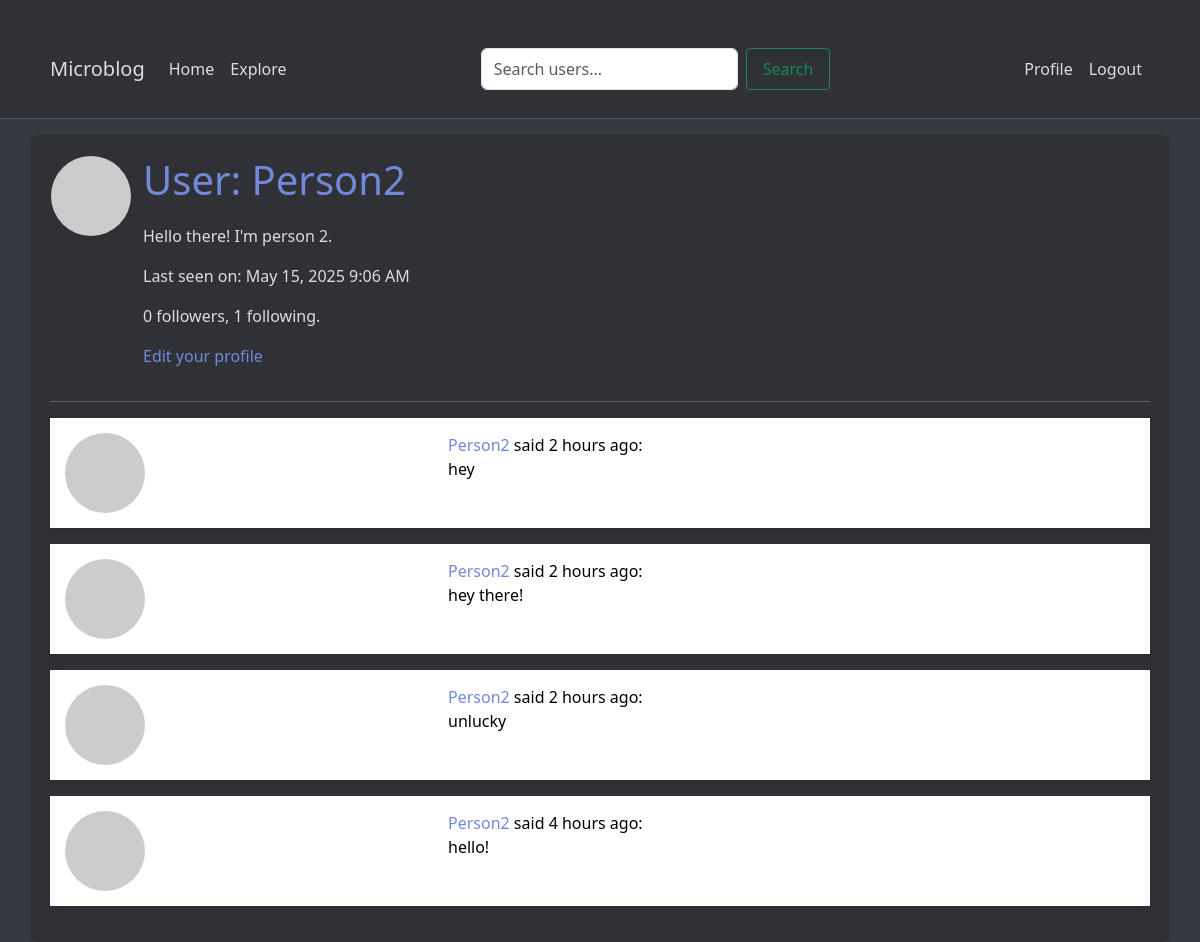
The page /user/Person2 (signed in) on the database as committed earlier.
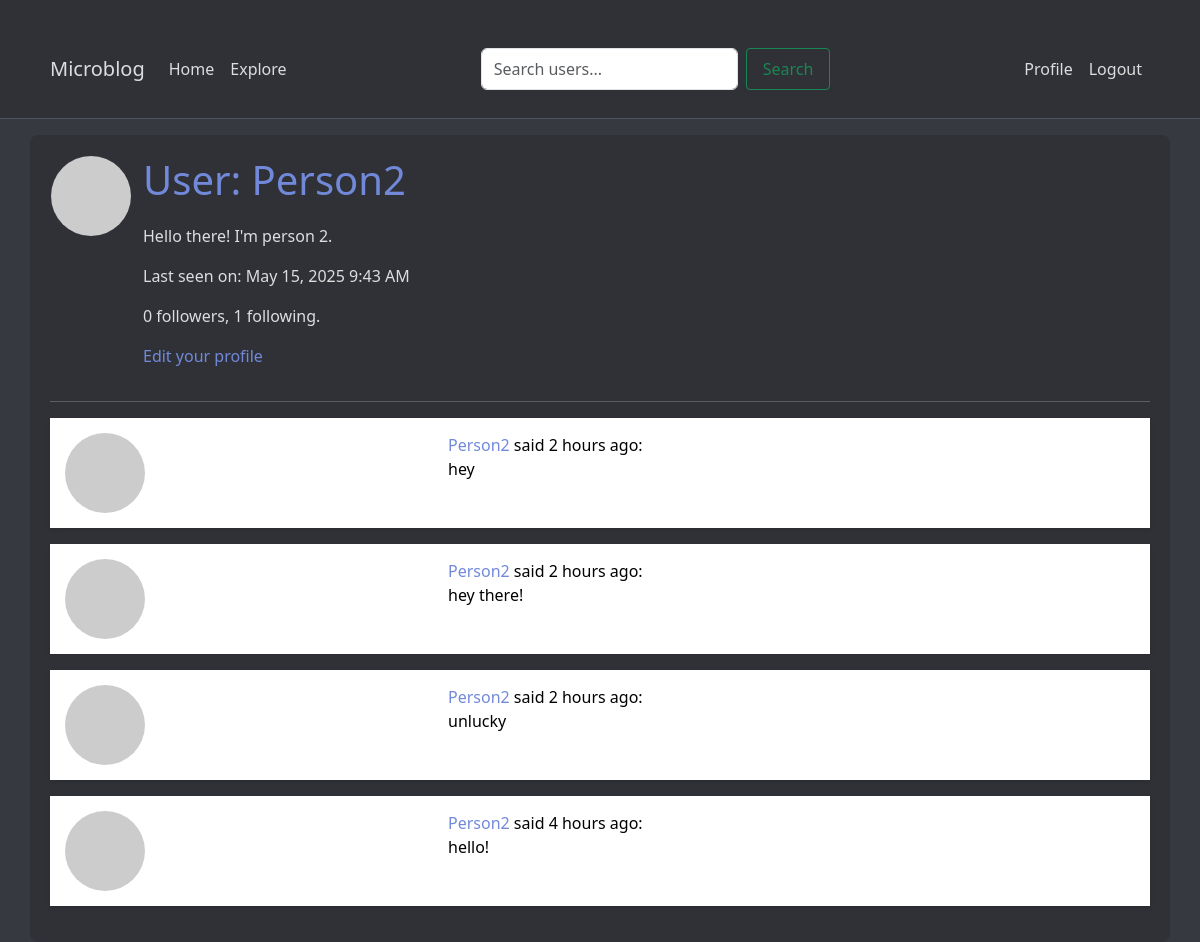
The same page on the database as committed later.
### app/models.py (models this page shows, shortened)
class User(UserMixin,db.Model):
    id: so.Mapped[int] = so.mapped_column(primary_key=True)
    username: so.Mapped[str] = so.mapped_column(sa.String(64), unique=True, index=True)
    email: so.Mapped[str] = so.mapped_column(sa.String(120), unique=True)
    password_hash: so.Mapped[str] = so.mapped_column(sa.String(128))
    posts: so.WriteOnlyMapped['Post'] = so.relationship('Post', back_populates='author')
    about_me: so.Mapped[Optional[str]] = so.mapped_column(sa.String(140))
    last_seen: so.Mapped[datetime] = so.mapped_column(default=lambda:datetime.now(timezone.utc))
    following: so.WriteOnlyMapped['User'] = so.relationship(
        secondary=followers, primaryjoin=(followers.c.follower_id == id),
        secondaryjoin=(followers.c.followed_id == id),
        back_populates='followers'
    )
    followers: so.WriteOnlyMapped['User'] = so.relationship(
        secondary=followers, primaryjoin=(followers.c.followed_id == id),
        secondaryjoin=(followers.c.follower_id == id),
        back_populates='following'
    )
    def avatar(self, size):
        digest = md5(self.email.lower().encode('utf-8')).hexdigest()
        return f'https://www.gravatar.com/avatar/{digest}?d=identicon&s={size}'
    def followers_count(self):
        query = sa.select(sa.func.count()).select_from(
            self.followers.select().subquery())
        return db.session.scalar(query)
    def following_count(self):
        query = sa.select(sa.func.count()).select_from(
            self.following.select().subquery())
        return db.session.scalar(query)

class Post(db.Model):
    id: so.Mapped[int] = so.mapped_column(primary_key=True)
    body: so.Mapped[str] = so.mapped_column(sa.String(140))
    timestamp: so.Mapped[datetime] = so.mapped_column(sa.DateTime, index=True, default=datetime.now(timezone.utc))
    user_id: so.Mapped[int] = so.mapped_column(sa.Integer, sa.ForeignKey('user.id'), index=True)
    author: so.Mapped[User] = so.relationship('User', back_populates='posts')

### app/routes.py (the view)
@app.route('/user/<username>')
@login_required
def user(username):
    user = db.first_or_404(sa.select(User).where(User.username == username))
    page = request.args.get('page', 1, type=int)
    query = user.posts.select().order_by(Post.timestamp.desc())
    posts = db.paginate(query, page=page,
                        per_page=app.config['POSTS_PER_PAGE'],
                        error_out=False)
    next_url = url_for('user', username=user.username, page=posts.next_num) \
        if posts.has_next else None
    prev_url = url_for('user', username=user.username, page=posts.prev_num) \
        if posts.has_prev else None
    form = EmptyForm()
    return render_template('user.html', user=user, posts=posts.items, next_url=next_url, prev_url=prev_url, form=form)

### app/forms.py
class EmptyForm(FlaskForm):
    submit = SubmitField('Submit')

### app/models.py (called while the page is built)
def load_user(id):
    return User.query.get(int(id))

### app/routes.py (called while the page is built)
@app.before_request
def before_request():
    if current_user.is_authenticated:
        current_user.last_seen = datetime.now(timezone.utc)
        db.session.commit()

### app/templates/user.html (shortened to what this page needs)
{% extends "base.html" %}
{% block content %}
    <table>
        <tr valign="top">
            <td><img src = "{{user.avatar(128) }}" alt=""></td>
            <td>
                <h1>User: {{ user.username }}</h1>
                {% if user.about_me %}<p>{{ user.about_me }}</p>{% endif %}
                {% if user.last_seen %}
                    <p>Last seen on: {{ moment(user.last_seen).format('LLL') }}</p>
                {% endif %}
                <p>{{ user.followers_count() }} followers, {{ user.following_count() }} following.</p>
                {% if user == current_user %}
                <p><a href="{{ url_for('edit_profile') }}">Edit your profile</a></p>
                {% endif %}
            </td>
        </tr>
    </table>
    <hr>
    {% for post in posts %}
        {% include '_post.html' %}
    {% endfor %}
{% endblock %}

### app/templates/base.html (shortened to what this page needs)
<!doctype html>
<html lang="en">
<head>
    <link
        href="https://cdn.jsdelivr.net/npm/bootstrap@5.3.2/dist/css/bootstrap.min.css"
        rel="stylesheet"
>
    <link rel="stylesheet" href="{{ url_for('static', filename='styles/discord-theme.css') }}">
</head>
<body>
    <nav class="navbar navbar-expand-lg bg-body-tertiary">
        <div class="container">
            <a class="navbar-brand" href="{{ url_for('index') }}">Microblog</a>
            <div class="collapse navbar-collapse" id="navbarSupportedContent">
                <ul class="navbar-nav me-auto mb-2 mb-lg-0">
                    <li class="nav-item">
                        <a class="nav-link" aria-current="page" href="{{ url_for('index') }}">Home</a>
                    </li>
                    <li class="nav-item">
                        <a class="nav-link" aria-current="page" href="{{ url_for('explore') }}">Explore</a>
                    </li>
                </ul>
                <form class="d-flex me-auto mb-2 mb-lg-0" action="{{ url_for('search') }}" method="GET">
                    <input class="form-control me-2" type="search" name="q" placeholder="Search users..." aria-label="Search">
                    <button class="btn btn-outline-success" type="submit">Search</button>
                </form>
                <ul class="navbar-nav mb-2 mb-lg-0">
                    {% if current_user.is_anonymous %}
                        <a class="nav-link" aria-current="page" href="{{ url_for('login') }}">Login</a>
                    {% else %}
                        <a class="nav-link" aria-current="page" href="{{ url_for('user', username=current_user.username) }}">Profile</a>
                        <a class="nav-link" aria-current="page" href="{{ url_for('logout') }}">Logout</a>
                    {% endif %}
                </ul>
            </div>
        </div>
    </nav>
    <div class="container mt-3">
        {% block content %}{% endblock %}
    </div>
</body>
</html>

### app/templates/_post.html
<table class="table table-hover">
    <tr>
        <td width="70px">
            <a href="{{ url_for('user', username=post.author.username) }}">
                <img src="{{ post.author.avatar(70) }}" />
            </a>
        </td>
        <td>
            <a href="{{ url_for('user', username=post.author.username) }}">
                {{ post.author.username }}
            </a>
            said {{ moment(post.timestamp).fromNow() }}:
            <br>
            {{ post.body }}
        </td>
    </tr>
</table>

### app/static/styles/discord-theme.css (style rules this page uses)
:root { --discord-dark: #36393f; --discord-light: #2f3136; --discord-accent: #7289da; --discord-hover: #4f545c; --discord-error: #f04747; --discord-success: #43b581; --discord-text: #dcddde; --discord-muted: #72767d; }
body { background-color: var(--discord-dark); color: var(--discord-text); }
.navbar { background-color: var(--discord-light) !important; border-bottom: 1px solid var(--discord-hover); }
.navbar-brand, .nav-link { color: var(--discord-text) !important; }
.container { background-color: var(--discord-light); border-radius: 8px; padding: 20px; margin-top: 20px; }
.table { background-color: var(--discord-light); border: none; box-shadow: 0 2px 4px rgba(0,0,0,0.1); }
.table td { border: none; padding: 15px; }
.table td:first-child { width: auto; padding: 15px; }
img { border-radius: 50%; margin-right: 10px; }
a { color: var(--discord-accent); text-decoration: none; }
h1 { color: var(--discord-accent); margin-bottom: 20px; }
.nav-link { padding: 0.5rem 1rem; border-radius: 4px; }
.btn { padding: 8px 16px; border-radius: 4px; font-weight: 500; }

Rows that differ between the two databases and show on the page:
changed User "Person2": last_seen "May 15, 2025 9:06 AM" → "May 15, 2025 9:43 AM"
